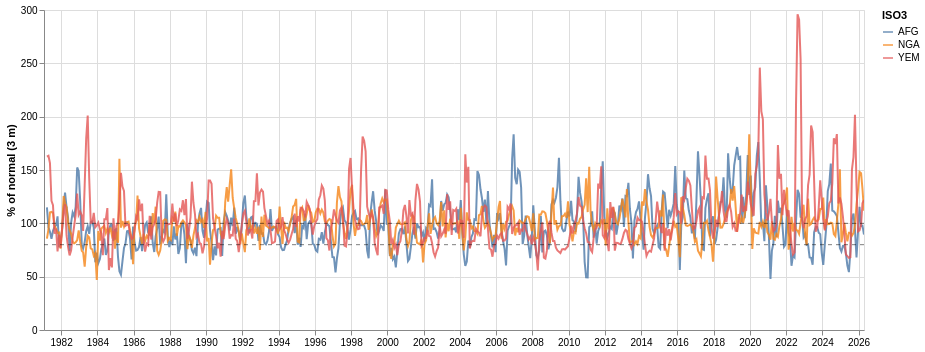

Notebook source saved alongside this figure:
### Markdown cell above
## 5. Cross-country drought timeline — are droughts synchronous?

National-mean `r3q` over time, one line per country. Reference rules at 100 % (normal) and 80 % (moderate drought).

### Code cell
nat = (
    df1.groupby(["ISO3", "date"], observed=True)["r3q"]
       .mean()
       .reset_index()
)

ref_lines = (
    alt.Chart(pd.DataFrame({"y": [100, 80]}))
       .mark_rule(strokeDash=[4, 4], opacity=0.5)
       .encode(y="y:Q")
)

line = alt.Chart(nat).mark_line(opacity=0.8).encode(
    x=alt.X("date:T", title=None),
    y=alt.Y("r3q:Q", title="% of normal (3 m)"),
    color="ISO3:N",
    tooltip=["ISO3", alt.Tooltip("date:T", format="%Y-%m"), alt.Tooltip("r3q:Q", format=".0f")],
)

(line + ref_lines).properties(width=820, height=320).interactive(bind_y=False)

### Figure 1 — Vega-Lite specification as saved in the notebook (floating-point values rounded to 4 significant figures; data arrays with more than 128 entries replaced by an {"elided": "..."} marker saying what was removed)
{"config": {"view": {"continuousWidth": 300, "continuousHeight": 300}}, "layer": [{"data": {"name": "data-9d627dcb74f0c193c975ad52b92d1c75"}, "mark": {"type": "line", "opacity": 0.8}, "encoding": {"color": {"field": "ISO3", "type": "nominal"}, "tooltip": [{"field": "ISO3", "type": "nominal"}, {"field": "date", "format": "%Y-%m", "type": "temporal"}, {"field": "r3q", "format": ".0f", "type": "quantitative"}], "x": {"field": "date", "title": null, "type": "temporal"}, "y": {"field": "r3q", "title": "% of normal (3 m)", "type": "quantitative"}}, "name": "view_550d19f9e84f4a08_0"}, {"data": {"name": "data-4557d498c2102729cfdf2dbe46470308"}, "mark": {"type": "rule", "opacity": 0.5, "strokeDash": [4, 4]}, "encoding": {"y": {"field": "y", "type": "quantitative"}}}], "height": 320, "params": [{"name": "param_db82be42624d4632", "select": {"type": "interval", "encodings": ["x"]}, "bind": "scales", "views": ["view_550d19f9e84f4a08_0"]}], "width": 820, "$schema": "https://vega.github.io/schema/vega-lite/v6.4.1.json", "datasets": {"data-9d627dcb74f0c193c975ad52b92d1c75": {"elided": "1632 records"}, "data-4557d498c2102729cfdf2dbe46470308": [{"y": 100}, {"y": 80}]}}
